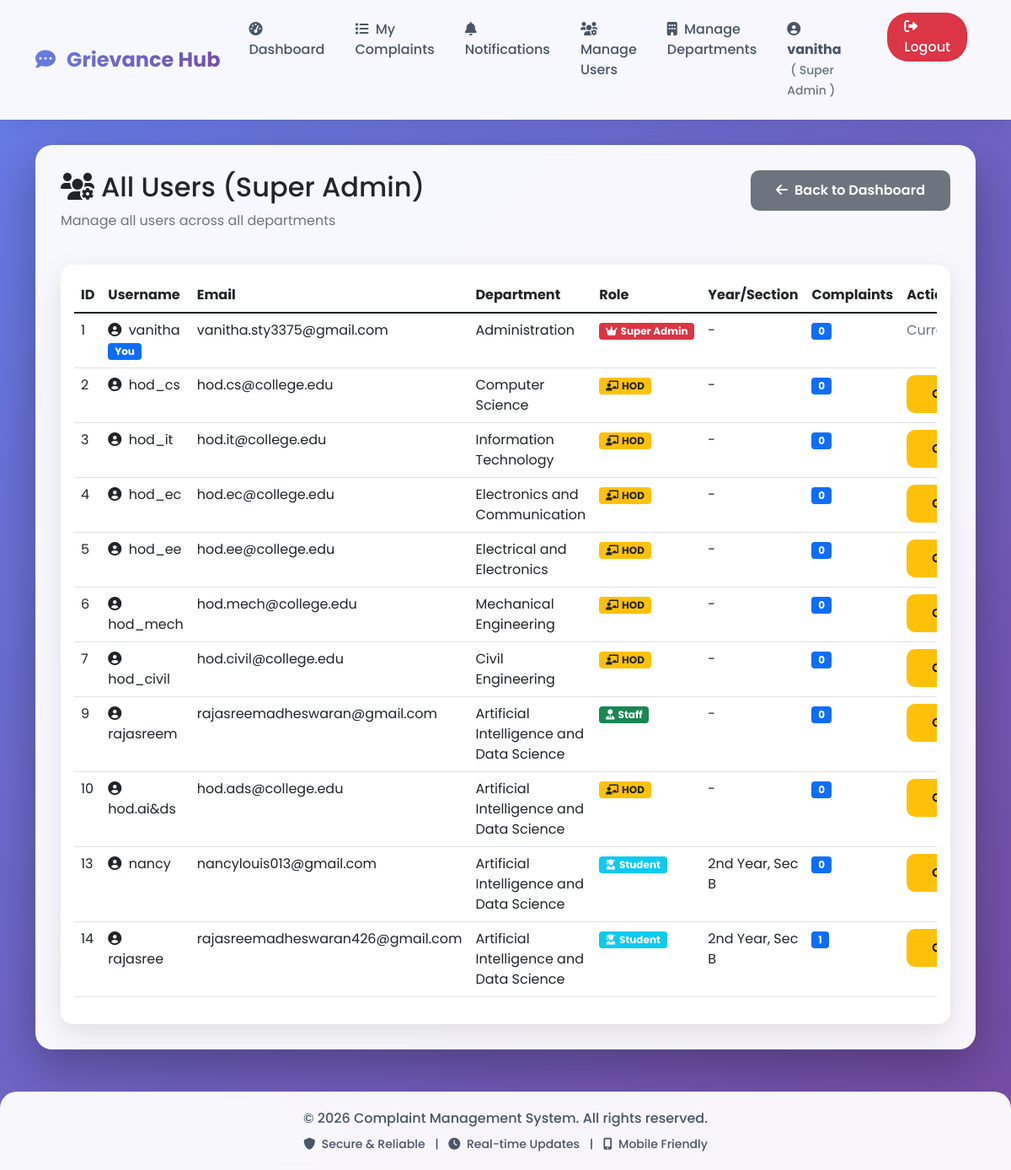
The app's page /admin/users (signed in) with its own data.
### models.py (models this page shows)
class User(UserMixin, db.Model):
    id = db.Column(db.Integer, primary_key=True)
    username = db.Column(db.String(80), unique=True, nullable=False)
    email = db.Column(db.String(120), unique=True, nullable=False)
    password = db.Column(db.String(200), nullable=False)
    role = db.Column(db.String(20), default='student')  # student, staff/mentor, hod, admin
    department = db.Column(db.String(100))
    year = db.Column(db.String(20))
    section = db.Column(db.String(10))
    parent_name = db.Column(db.String(100))
    parent_phone = db.Column(db.String(15))
    address = db.Column(db.Text)
    mentor_name = db.Column(db.String(100))  # For students - who is their mentor
    phone = db.Column(db.String(15))
    created_at = db.Column(db.DateTime, default=datetime.utcnow)
    complaints = db.relationship('Complaint', backref='author', lazy=True, foreign_keys='Complaint.user_id')
    assigned_complaints = db.relationship('Complaint', backref='assigned_staff', lazy=True, foreign_keys='Complaint.assigned_to')

### app.py (the view)
@app.route('/admin/users')
@login_required
def super_admin_users():
    if not is_super_admin(current_user):
        abort(403)
    users = User.query.all()
    return render_template('super_admin_users.html', users=users)

### app.py (called while the page is built)
def is_super_admin(user):
    return user.role == 'admin' and user.email == 'vanitha.sty3375@gmail.com'

def is_department_admin(user):
    return user.role == 'hod'

@login_manager.user_loader
def load_user(user_id):
    return User.query.get(int(user_id))

@app.context_processor
def utility_processor():
    return {
        'is_super_admin': is_super_admin,
        'is_department_admin': is_department_admin
    }

### templates/super_admin_users.html (shortened to what this page needs)
{% extends "base.html" %}
{% block content %}
<div class="row mb-4">
    <div class="col-12">
        <div class="d-flex justify-content-between align-items-center">
            <h2><i class="fas fa-users-cog me-2"></i>All Users (Super Admin)</h2>
            <a href="{{ url_for('super_admin_dashboard') }}" class="btn btn-secondary">
                <i class="fas fa-arrow-left me-2"></i>Back to Dashboard
            </a>
        </div>
        <p class="text-muted">Manage all users across all departments</p>
    </div>
</div>
<div class="row">
    <div class="col-12">
        <div class="card">
            <div class="card-body">
                <div class="table-responsive">
                    <table class="table table-hover">
                        <thead>
                            <tr>
                                <th>ID</th>
                                <th>Username</th>
                                <th>Email</th>
                                <th>Department</th>
                                <th>Role</th>
                                <th>Year/Section</th>
                                <th>Complaints</th>
                                <th>Actions</th>
                            </tr>
                        </thead>
                        <tbody>
                            {% for user in users %}
                            <tr>
                                <td>{{ user.id }}</td>
                                <td>
                                    <i class="fas fa-user-circle me-1"></i>
                                    {{ user.username }}
                                    {% if user.id == current_user.id %}
                                        <span class="badge bg-primary">You</span>
                                    {% endif %}
                                </td>
                                <td>{{ user.email }}</td>
                                <td>{{ user.department or 'N/A' }}</td>
                                <td>
                                    {% if user.role == 'admin' %}
                                        <span class="badge bg-danger"><i class="fas fa-crown me-1"></i>Super Admin</span>
                                    {% elif user.role == 'hod' %}
                                        <span class="badge bg-warning text-dark"><i class="fas fa-chalkboard-teacher me-1"></i>HOD</span>
                                    {% elif user.role == 'staff' %}
                                        <span class="badge bg-success"><i class="fas fa-user-tie me-1"></i>Staff</span>
                                    {% else %}
                                        <span class="badge bg-info"><i class="fas fa-user-graduate me-1"></i>Student</span>
                                    {% endif %}
                                </td>
                                <td>
                                    {% if user.year and user.section %}
                                        {{ user.year }}, Sec {{ user.section }}
                                    {% else %}
                                        -
                                    {% endif %}
                                </td>
                                <td><span class="badge bg-primary">{{ user.complaints|length }}</span></td>
                                <td>
                                    {% if user.id != current_user.id %}
                                        <div class="btn-group" role="group">
                                            <button type="button" class="btn btn-sm btn-warning dropdown-toggle" data-bs-toggle="dropdown">
                                            </button>
                                        </div>
                                    {% else %}
                                        <span class="text-muted">Current User</span>
                                    {% endif %}
                                </td>
                            </tr>
                            {% endfor %}
                        </tbody>
                    </table>
                </div>
            </div>
        </div>
    </div>
</div>
{% endblock %}

### templates/base.html (shortened to what this page needs)
<!DOCTYPE html>
<html lang="en">
<head>
    <link href="https://cdn.jsdelivr.net/npm/bootstrap@5.1.3/dist/css/bootstrap.min.css" rel="stylesheet">
    <link rel="stylesheet" href="https://cdnjs.cloudflare.com/ajax/libs/font-awesome/6.0.0/css/all.min.css">
</head>
<body>
    <nav class="navbar navbar-expand-lg navbar-light">
        <div class="container">
            <a class="navbar-brand" href="{{ url_for('index') }}">
                <i class="fas fa-comment-dots me-2"></i>
                Grievance Hub
            </a>
            <div class="collapse navbar-collapse" id="navbarNav">
                <ul class="navbar-nav ms-auto">
                    {% if current_user.is_authenticated %}
                        <li class="nav-item">
                            {% if is_super_admin(current_user) %}
                                <a class="nav-link" href="{{ url_for('super_admin_dashboard') }}">
                                    <i class="fas fa-tachometer-alt me-1"></i> Dashboard
                                </a>
                            {% elif is_department_admin(current_user) %}
                                <a class="nav-link" href="{{ url_for('hod_dashboard') }}">
                                    <i class="fas fa-tachometer-alt me-1"></i> Dashboard
                                </a>
                            {% elif current_user.role == 'staff' %}
                                <a class="nav-link" href="{{ url_for('staff_dashboard') }}">
                                    <i class="fas fa-tachometer-alt me-1"></i> Dashboard
                                </a>
                            {% else %}
                                <a class="nav-link" href="{{ url_for('dashboard') }}">
                                    <i class="fas fa-tachometer-alt me-1"></i> Dashboard
                                </a>
                            {% endif %}
                        </li>
                        <li class="nav-item">
                            <a class="nav-link" href="{{ url_for('view_complaints') }}">
                                <i class="fas fa-list me-1"></i> My Complaints
                            </a>
                        </li>
                        <li class="nav-item position-relative">
                            <a class="nav-link" href="{{ url_for('view_notifications') }}">
                                <i class="fas fa-bell me-1"></i> Notifications
                                {% set unread = current_user.notifications|selectattr('is_read', 'equalto', false)|list|length %}
                            </a>
                        </li>
                        {% if is_super_admin(current_user) %}
                            <li class="nav-item">
                                <a class="nav-link" href="{{ url_for('super_admin_users') }}">
                                    <i class="fas fa-users-cog me-1"></i> Manage Users
                                </a>
                            </li>
                            <li class="nav-item">
                                <a class="nav-link" href="{{ url_for('manage_departments') }}">
                                    <i class="fas fa-building me-1"></i> Manage Departments
                                </a>
                            </li>
                        {% endif %}
                        <li class="nav-item me-2">
                            <span class="nav-link">
                                <i class="fas fa-user-circle me-1"></i>
                                <strong>{{ current_user.username }}</strong>
                                <small class="text-muted ms-1">
                                    ({% if is_super_admin(current_user) %}
                                        Super Admin
                                    {% elif is_department_admin(current_user) %}
                                        HOD
                                    {% elif current_user.role == 'staff' %}
                                        Staff
                                    {% else %}
                                        Student
                                    {% endif %})
                                </small>
                            </span>
                        </li>
                        <li class="nav-item">
                            <a class="nav-link logout-btn" href="{{ url_for('logout') }}"
                               onclick="return confirm('Are you sure you want to logout?')">
                                <i class="fas fa-sign-out-alt"></i> Logout
                            </a>
                        </li>
                    {% endif %}
                </ul>
            </div>
        </div>
    </nav>
    <div class="container">
        <div class="main-content">
            {% block content %}{% endblock %}
        </div>
    </div>
    <footer class="footer">
        <div class="container">
            <p class="mb-0">&copy; 2026 Complaint Management System. All rights reserved.</p>
            <p class="mb-0 mt-2 small">
                <i class="fas fa-shield-alt me-1"></i> Secure & Reliable
                <span class="mx-2">|</span>
                <i class="fas fa-clock me-1"></i> Real-time Updates
                <span class="mx-2">|</span>
                <i class="fas fa-mobile-alt me-1"></i> Mobile Friendly
            </p>
        </div>
    </footer>
</body>
</html>

### templates/base.html (style rules this page uses)
* { font-family: 'Poppins', sans-serif; }
body { background: linear-gradient(135deg, #667eea 0%, #764ba2 100%); min-height: 100vh; background-attachment: fixed; }
.navbar { background: rgba(255, 255, 255, 0.95) !important; backdrop-filter: blur(10px); box-shadow: 0 2px 20px rgba(0,0,0,0.1); padding: 15px 0; }
.navbar-brand { font-weight: 700; font-size: 1.5rem; background: linear-gradient(135deg, #667eea 0%, #764ba2 100%); -webkit-background-clip: text; -webkit-text-fill-color: transparent; transition: transform 0.3s ease; }
.nav-link { font-weight: 500; color: #4a5568 !important; margin: 0 10px; position: relative; transition: color 0.3s ease; }
.logout-btn { background-color: #dc3545; color: white !important; border-radius: 25px; padding: 5px 20px !important; margin-left: 15px; transition: all 0.3s ease; }
.main-content { background: rgba(255, 255, 255, 0.95); border-radius: 20px; padding: 30px; margin: 30px 0; box-shadow: 0 20px 60px rgba(0,0,0,0.3); animation: fadeInUp 0.5s ease; }
.card { border: none; border-radius: 15px; box-shadow: 0 10px 30px rgba(0,0,0,0.1); transition: all 0.3s ease; overflow: hidden; }
.btn { border-radius: 10px; padding: 12px 30px; font-weight: 600; transition: all 0.3s ease; border: none; }
.footer { background: rgba(255, 255, 255, 0.95); backdrop-filter: blur(10px); padding: 20px 0; margin-top: 50px; border-radius: 20px 20px 0 0; color: #4a5568; text-align: center; font-weight: 500; }

### records on screen
User: username "vanitha", id "1", shows "You", email "vanitha.sty3375@gmail.com", department "Administration", role "admin" (drawn), complaints|length "0", shows "Current User"
User: id "2", username "hod_cs", email "hod.cs@college.edu", department "Computer Science", role "hod" (drawn), complaints|length "0"
User: id "3", username "hod_it", email "hod.it@college.edu", department "Information Technology", role "hod" (drawn), complaints|length "0"
User: id "4", username "hod_ec", email "hod.ec@college.edu", department "Electronics and Communication", role "hod" (drawn), complaints|length "0"
User: id "5", username "hod_ee", email "hod.ee@college.edu", department "Electrical and Electronics", role "hod" (drawn), complaints|length "0"
User: id "6", username "hod_mech", email "hod.mech@college.edu", department "Mechanical Engineering", role "hod" (drawn), complaints|length "0"
User: id "7", username "hod_civil", email "hod.civil@college.edu", department "Civil Engineering", role "hod" (drawn), complaints|length "0"
User: id "9", username "rajasreem", email "rajasreemadheswaran@gmail.com", department "Artificial Intelligence and Data Science", role "staff" (drawn), complaints|length "0"
User: id "10", username "hod.ai&ds", email "hod.ads@college.edu", department "Artificial Intelligence and Data Science", role "hod" (drawn), complaints|length "0"
User: id "13", username "nancy", email "nancylouis013@gmail.com", department "Artificial Intelligence and Data Science", role "student" (drawn), year "2nd Year", section "B", complaints|length "0"
User: id "14", username "rajasree", email "rajasreemadheswaran426@gmail.com", department "Artificial Intelligence and Data Science", role "student" (drawn), year "2nd Year", section "B", complaints|length "1"
